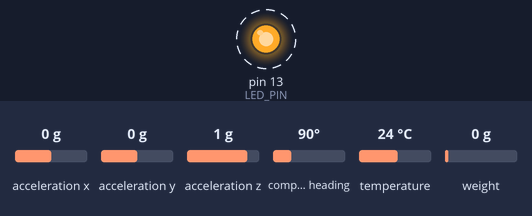
Recording of a sketch running on a simulated Arduino Uno, built with avr-gcc and run on an emulated ATmega328P. Shown: output pins drawn as LEDs (lit = HIGH). Dashed ring = blinking. Inputs (shaded band) come from the test bench; at power-on: acceleration x 0 g, acceleration y 0 g, acceleration z 1 g, compass heading 90°, temperature 24 °C, weight on the scale 0 g. What the sketch prints to the serial monitor is not drawn.

Above: at 2.08 s.
Timing chart, 0 to 5.0 s (numbered marks = the images above):
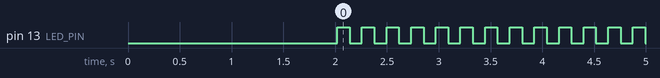

The sketch:

BNO055_and_loadcell_for_arduino_less_serial_print.ino
```cpp
#include "HX711.h"
/*This driver reads raw data from the BNO055

   Connections
   =============
   connect digital pin 5 to HX711 CLK
   connect digital pin 6 to HX711 DOUT
   Connect VDD to 5V
   Connect GROUND to common ground
*/
#include <Wire.h>
#include <Adafruit_Sensor.h>
#include <Adafruit_BNO055.h>
#include <utility/imumaths.h>

/* This driver reads raw data from the BNO055

   Connections
   ===========
   Connect SCL to analog 5
   Connect SDA to analog 4
   Connect VDD to 3.3V DC
   Connect GROUND to common ground

   History
   =======
   2015/MAR/03  - First release (KTOWN)
*/

//HX711 scale(DOUT, CLK);
HX711 scale(6, 5);     //(HX711 DOUT, HX711 CLK)

float calibration_factor = -259;
float units;
float ounces;
float gram_force;
float newton;
float lastw = 0,lastx =0,lasty =0,lastz = 0;

// Check I2C device address and correct line below (by default address is 0x29 or 0x28)

Adafruit_BNO055 bno = Adafruit_BNO055(-1, 0x28, &Wire);
unsigned long prevTime = millis();

#define LED_PIN 13 // (Arduino is 13, Teensy is 11, Teensy++ is 6)
bool blinkState = false;

void setup(void) {
      Serial.begin(115200);
      initialloadcell();
      initialimu();
      millis();

}

void loop(void) {

 unsigned long currentTime = millis();
   if (currentTime - prevTime  >0)
   {
       quaternion();
       pressure();
       prevTime = currentTime;
   }
}


void initialimu()
{
   pinMode(LED_PIN, OUTPUT);

  while (!Serial)
  delay(10);  // wait for serial port to open!

  Serial.println("Orientation Sensor Raw Data Test");


  /* Initialise the sensor */
  if(!bno.begin())
  {
    /* There was a problem detecting the BNO055 ... check your connections */
    Serial.print("Ooops, no BNO055 detected ... Check your wiring or I2C ADDR!");
    while(1);
  }

  delay(1000);

  /* Display the current temperature */
  int8_t temp = bno.getTemp();
  // Serial.print("Current Temperature: ");
  // Serial.print(temp);
  // Serial.println(" C");
  // Serial.println("");
  // String temperature = "Current Temperature: " + String(temp) + "° C";
  // Serial.println("temperature");

  bno.setExtCrystalUse(true);

  Serial.println("Calibration status values: 0=uncalibrated, 3=fully calibrated");
}


void quaternion(){

  imu::Vector<3> euler = bno.getVector(Adafruit_BNO055::VECTOR_EULER);
  imu::Quaternion quat = bno.getQuat();

if (lastw == quat.w()&&lastx==quat.x()&&lasty==quat.y()&&lastz==quat.z())
 {}
 else{
  // Serial.print("$");
  // Serial.print(quat.w(), 4);
  // Serial.print("$");
  // Serial.print(quat.x(), 4);
  // Serial.print("$");
  // Serial.print(quat.y(), 4);
  // Serial.print("$");
  // Serial.print(quat.z(), 4);
  // Serial.println ("\t\t");

  String qString = "quat value\t$" + String(quat.w(), 4) + "$" + String(quat.x(), 4) + "$" + String(quat.y(), 4) + "$" + String(quat.z(), 4);
  Serial.println(qString);


  }
  // Quaternion data
 lastw = quat.w();
 lastx = quat.x();
 lasty = quat.y();
 lastz = quat.z();

  delay(16);

    blinkState = !blinkState;
    digitalWrite(LED_PIN, blinkState);
  }


  void initialloadcell(){
    // while (!Serial);
    //  Serial.println("HX711 weighing");
    scale.set_scale(calibration_factor);
    scale.tare();
    }

  void pressure(){

    // Serial.print("Weight:");
    // Serial.print("\t");
  units = scale.get_units(),10;
  if (units < 0)
  {
    units = 0.00;
  }
  //ounces = units * 0.035274;

  newton = (units/1000)*9.81;
  String output_weight_force = "Weight\t" + String(units) + " grams" + "\t" + String(newton) + " N" ;
  Serial.println(output_weight_force);

     }
```

Measured:
- by itself, pin 13 (LED_PIN): alternates HIGH for 0.12 s and LOW for 0.12 s
